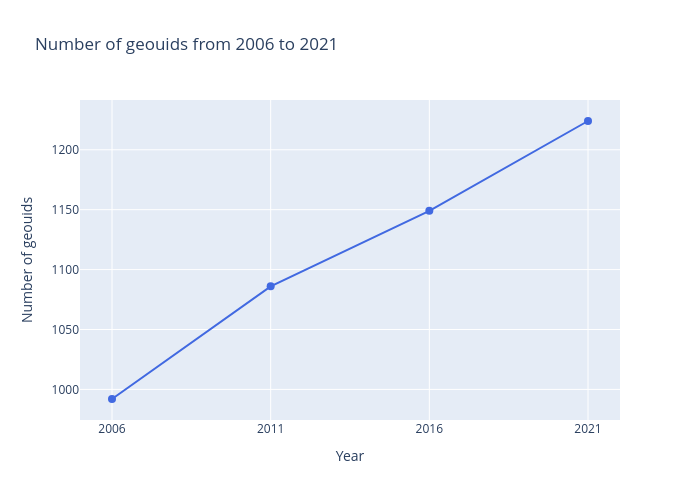

Notebook cell for this chart:
### Code cell
pc2.plot_num_areas(network_table)

### Figure 1 — Plotly figure (JSON) as saved in the notebook; plotly's stock layout.template omitted (floating-point values rounded to 4 significant figures)
{"data": [{"line": {"color": "royalblue"}, "marker": {"size": 8}, "mode": "lines+markers", "name": "Number of geouids", "type": "scatter", "x": ["2006", "2011", "2016", "2021"], "y": [992, 1086, 1149, 1224]}], "layout": {"height": 500, "title": {"text": "Number of geouids from 2006 to 2021"}, "width": 700, "xaxis": {"title": {"text": "Year"}}, "yaxis": {"title": {"text": "Number of geouids"}}}}
